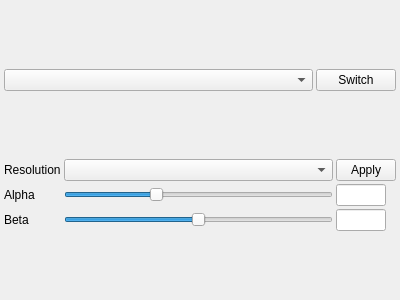
<?xml version="1.0" encoding="UTF-8"?>
<ui version="4.0">
 <class>FormCameraControl</class>
 <widget class="QWidget" name="FormCameraControl">
  <property name="geometry">
   <rect>
    <x>0</x>
    <y>0</y>
    <width>400</width>
    <height>300</height>
   </rect>
  </property>
  <property name="windowTitle">
   <string>Form</string>
  </property>
  <layout class="QVBoxLayout" name="verticalLayout">
   <property name="spacing">
    <number>3</number>
   </property>
   <property name="leftMargin">
    <number>4</number>
   </property>
   <property name="topMargin">
    <number>4</number>
   </property>
   <property name="rightMargin">
    <number>4</number>
   </property>
   <property name="bottomMargin">
    <number>4</number>
   </property>
   <item>
    <layout class="QHBoxLayout" name="horizontalLayout">
     <item>
      <widget class="QComboBox" name="comboBoxCameras"/>
     </item>
     <item>
      <widget class="QPushButton" name="pushButtonSwitchCamera">
       <property name="sizePolicy">
        <sizepolicy hsizetype="Fixed" vsizetype="Fixed">
         <horstretch>0</horstretch>
         <verstretch>0</verstretch>
        </sizepolicy>
       </property>
       <property name="text">
        <string>Switch</string>
       </property>
      </widget>
     </item>
    </layout>
   </item>
   <item>
    <layout class="QGridLayout" name="gridLayout">
     <item row="1" column="0">
      <widget class="QLabel" name="label">
       <property name="sizePolicy">
        <sizepolicy hsizetype="Fixed" vsizetype="Preferred">
         <horstretch>0</horstretch>
         <verstretch>0</verstretch>
        </sizepolicy>
       </property>
       <property name="text">
        <string>Alpha</string>
       </property>
      </widget>
     </item>
     <item row="1" column="2">
      <widget class="QLineEdit" name="lineEditAlpha">
       <property name="sizePolicy">
        <sizepolicy hsizetype="Fixed" vsizetype="Fixed">
         <horstretch>0</horstretch>
         <verstretch>0</verstretch>
        </sizepolicy>
       </property>
       <property name="minimumSize">
        <size>
         <width>50</width>
         <height>0</height>
        </size>
       </property>
       <property name="maximumSize">
        <size>
         <width>50</width>
         <height>16777215</height>
        </size>
       </property>
       <property name="alignment">
        <set>Qt::AlignmentFlag::AlignCenter</set>
       </property>
      </widget>
     </item>
     <item row="2" column="1">
      <widget class="QSlider" name="horizontalSliderBeta">
       <property name="minimum">
        <number>-127</number>
       </property>
       <property name="maximum">
        <number>127</number>
       </property>
       <property name="singleStep">
        <number>10</number>
       </property>
       <property name="pageStep">
        <number>50</number>
       </property>
       <property name="value">
        <number>0</number>
       </property>
       <property name="orientation">
        <enum>Qt::Orientation::Horizontal</enum>
       </property>
      </widget>
     </item>
     <item row="2" column="2">
      <widget class="QLineEdit" name="lineEditBeta">
       <property name="sizePolicy">
        <sizepolicy hsizetype="Fixed" vsizetype="Fixed">
         <horstretch>0</horstretch>
         <verstretch>0</verstretch>
        </sizepolicy>
       </property>
       <property name="minimumSize">
        <size>
         <width>50</width>
         <height>0</height>
        </size>
       </property>
       <property name="maximumSize">
        <size>
         <width>50</width>
         <height>16777215</height>
        </size>
       </property>
       <property name="alignment">
        <set>Qt::AlignmentFlag::AlignCenter</set>
       </property>
      </widget>
     </item>
     <item row="2" column="0">
      <widget class="QLabel" name="label_2">
       <property name="sizePolicy">
        <sizepolicy hsizetype="Fixed" vsizetype="Preferred">
         <horstretch>0</horstretch>
         <verstretch>0</verstretch>
        </sizepolicy>
       </property>
       <property name="text">
        <string>Beta</string>
       </property>
      </widget>
     </item>
     <item row="1" column="1">
      <widget class="QSlider" name="horizontalSliderAlpha">
       <property name="maximum">
        <number>30</number>
       </property>
       <property name="pageStep">
        <number>5</number>
       </property>
       <property name="value">
        <number>10</number>
       </property>
       <property name="orientation">
        <enum>Qt::Orientation::Horizontal</enum>
       </property>
      </widget>
     </item>
     <item row="0" column="0">
      <widget class="QLabel" name="label_3">
       <property name="text">
        <string>Resolution</string>
       </property>
      </widget>
     </item>
     <item row="0" column="1">
      <widget class="QComboBox" name="comboBoxResolutions"/>
     </item>
     <item row="0" column="2">
      <widget class="QPushButton" name="pushButtonApplyResolution">
       <property name="sizePolicy">
        <sizepolicy hsizetype="Fixed" vsizetype="Fixed">
         <horstretch>0</horstretch>
         <verstretch>0</verstretch>
        </sizepolicy>
       </property>
       <property name="minimumSize">
        <size>
         <width>60</width>
         <height>0</height>
        </size>
       </property>
       <property name="maximumSize">
        <size>
         <width>60</width>
         <height>16777215</height>
        </size>
       </property>
       <property name="text">
        <string>Apply</string>
       </property>
      </widget>
     </item>
    </layout>
   </item>
  </layout>
 </widget>
 <resources/>
 <connections/>
</ui>
